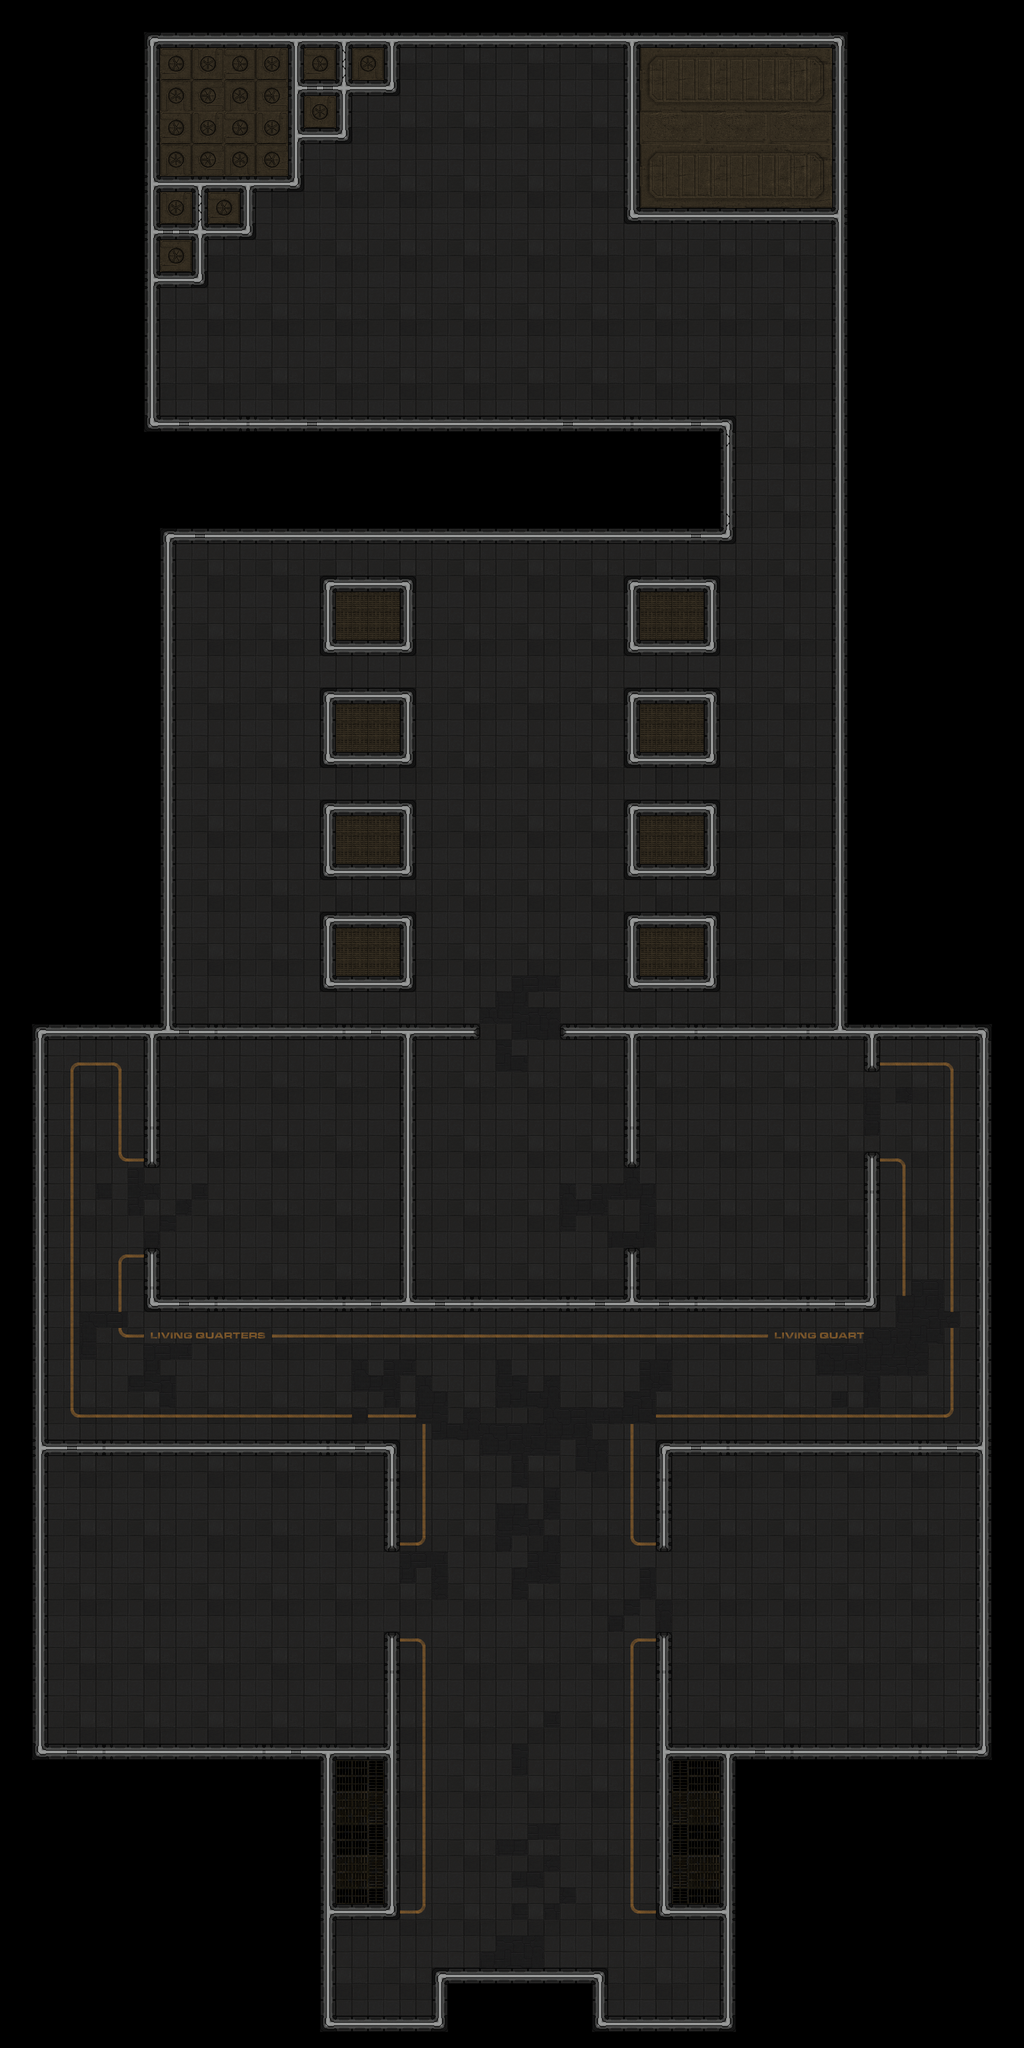

This is a level from a 2D game, rendered from its Tiled map with the project's own tilesets. A one-line summary and the map file follow, with tile-layer data summarised:
An orthogonal 64x128 tile map with 32x32 px tiles, 3 tile layers (Floor, Decals, Walls), 4 tilesets and 257 objects (4x PlayerSpawn, Normal).

<map version="1.0" orientation="orthogonal" width="64" height="128" tilewidth="32" tileheight="32">
 <properties>
  <property name="events" value="events.xml" />
  <property name="lightFactor" value="4" />
 </properties>
 <tileset firstgid="1" name="livingquaters" tilewidth="32" tileheight="32">
  <image source="../tilesets/livingquaters.png" width="512" height="512" />
 </tileset>
 <tileset firstgid="257" name="shadows" tilewidth="32" tileheight="32">
  <image source="../tilesets/shadows.png" width="128" height="128" />
 </tileset>
 <tileset firstgid="273" name="ceiling" tilewidth="32" tileheight="32">
  <image source="../tilesets/ceiling.png" width="256" height="128" />
 </tileset>
 <tileset firstgid="305" name="text" tilewidth="32" tileheight="32">
  <image source="../tilesets/text.png" width="512" height="1024" />
 </tileset>
 <layer name="Floor" width="64" height="128">
  <data>[8192 cells, 5038 non-empty, 32 distinct tile ids]</data>
 </layer>
 <layer name="Decals" width="64" height="128">
  <data>[8192 cells, 344 non-empty, 57 distinct tile ids]</data>
 </layer>
 <layer name="Walls" width="64" height="128">
  <data>[8192 cells, 1129 non-empty, 51 distinct tile ids]</data>
 </layer>
 <objectgroup name="Player" width="64" height="128">
  <object name="PlayerSpawn1" type="PlayerSpawn" x="975" y="3866" />
  <object name="PlayerSpawn2" type="PlayerSpawn" x="1021" y="3807" />
  <object name="PlayerSpawn4" type="PlayerSpawn" x="1072" y="3806" />
  <object name="PlayerSpawn3" type="PlayerSpawn" x="1128" y="3865" />
 </objectgroup>
 <objectgroup name="SpawnPoints" width="64" height="128" visible="0">
  <object x="912" y="3484" />
  <object x="966" y="3397" />
  <object x="1024" y="3497" />
  <object x="1096" y="3401" />
  <object x="1159" y="3496" />
  <object x="1025" y="3334" />
  <object x="1173" y="3423" />
  <object x="878" y="3389" />
  <object x="832" y="3861" />
  <object x="941" y="3778" />
  <object x="991" y="3889" />
  <object x="1110" y="3761" />
  <object x="1167" y="3890" />
  <object x="1262" y="3832" />
  <object x="1293" y="3935" />
  <object x="760" y="3950" />
  <object x="1878" y="3430" />
  <object x="1878" y="3305" />
  <object x="1753" y="3438" />
  <object x="1777" y="3327" />
  <object x="1603" y="3426" />
  <object x="1705" y="3263" />
  <object x="1883" y="3218" />
  <object x="1681" y="3360" />
  <object x="144" y="3423" />
  <object x="141" y="3313" />
  <object x="221" y="3371" />
  <object x="356" y="3443" />
  <object x="309" y="3327" />
  <object x="220" y="3242" />
  <object x="165" y="3129" />
  <object x="399" y="3270" />
  <object x="932" y="3102" />
  <object x="960" y="3023" />
  <object x="939" y="2941" />
  <object x="1033" y="2869" />
  <object x="1047" y="2966" />
  <object x="1143" y="2968" />
  <object x="1164" y="2856" />
  <object x="1051" y="3075" />
  <object x="1504" y="2831" />
  <object x="1536" y="2749" />
  <object x="1492" y="2649" />
  <object x="1608" y="2652" />
  <object x="1598" y="2745" />
  <object x="1654" y="2853" />
  <object x="1700" y="2739" />
  <object x="1714" y="2647" />
  <object x="321" y="2740" />
  <object x="596" y="2769" />
  <object x="514" y="2842" />
  <object x="541" y="2688" />
  <object x="471" y="2652" />
  <object x="462" y="2761" />
  <object x="362" y="2830" />
  <object x="379" y="2681" />
  <object x="558" y="2316" />
  <object x="622" y="2349" />
  <object x="664" y="2406" />
  <object x="563" y="2439" />
  <object x="474" y="2382" />
  <object x="476" y="2489" />
  <object x="647" y="2504" />
  <object x="570" y="2542" />
  <object x="1374" y="2247" />
  <object x="1486" y="2172" />
  <object x="1595" y="2186" />
  <object x="1580" y="2304" />
  <object x="1484" y="2288" />
  <object x="1417" y="2371" />
  <object x="1510" y="2408" />
  <object x="1614" y="2405" />
  <object x="955" y="2279" />
  <object x="1086" y="2250" />
  <object x="1052" y="2355" />
  <object x="934" y="2379" />
  <object x="1088" y="2493" />
  <object x="1168" y="2353" />
  <object x="988" y="2495" />
  <object x="1126" y="2423" />
  <object x="409" y="1946" />
  <object x="521" y="1949" />
  <object x="439" y="1749" />
  <object x="541" y="1774" />
  <object x="486" y="1873" />
  <object x="590" y="1876" />
  <object x="647" y="1790" />
  <object x="406" y="1679" />
  <object x="1598" y="1744" />
  <object x="1402" y="1574" />
  <object x="1585" y="1620" />
  <object x="1525" y="1482" />
  <object x="1409" y="1798" />
  <object x="1498" y="1591" />
  <object x="1513" y="1682" />
  <object x="1514" y="1790" />
  <object x="924" y="1277" />
  <object x="1032" y="1232" />
  <object x="1133" y="1325" />
  <object x="1024" y="1349" />
  <object x="945" y="1415" />
  <object x="1111" y="1419" />
  <object x="1031" y="1499" />
  <object x="1122" y="1224" />
  <object x="1330" y="505" />
  <object x="1565" y="495" />
  <object x="1452" y="545" />
  <object x="1353" y="668" />
  <object x="1564" y="611" />
  <object x="1479" y="732" />
  <object x="1372" y="784" />
  <object x="1258" y="640" />
  <object x="924" y="167" />
  <object x="1130" y="148" />
  <object x="1031" y="202" />
  <object x="969" y="301" />
  <object x="1174" y="260" />
  <object x="1078" y="306" />
  <object x="834" y="225" />
  <object x="887" y="313" />
  <object x="377" y="784" />
  <object x="382" y="654" />
  <object x="493" y="559" />
  <object x="460" y="712" />
  <object x="560" y="788" />
  <object x="550" y="648" />
  <object x="609" y="556" />
  <object x="645" y="696" />
  <object x="472" y="3056" />
  <object x="548" y="2980" />
  <object x="684" y="2984" />
  <object x="668" y="3124" />
  <object x="596" y="3060" />
  <object x="584" y="3180" />
  <object x="668" y="3268" />
  <object x="540" y="3296" />
  <object x="1036" y="3220" />
  <object x="1090" y="3154" />
  <object x="1140" y="3076" />
  <object x="1172" y="3200" />
  <object x="944" y="3288" />
  <object x="926" y="3208" />
  <object x="1140" y="3324" />
  <object x="912" y="2854" />
  <object x="1472" y="3176" />
  <object x="1460" y="3024" />
  <object x="1588" y="2964" />
  <object x="1592" y="3076" />
  <object x="1768" y="2984" />
  <object x="1728" y="3120" />
  <object x="1616" y="3172" />
  <object x="1484" y="3288" />
  <object x="1008" y="1944" />
  <object x="900" y="1904" />
  <object x="976" y="1732" />
  <object x="1008" y="1820" />
  <object x="1100" y="1692" />
  <object x="1160" y="1780" />
  <object x="1120" y="1884" />
  <object x="1152" y="1984" />
  <object x="408" y="1236" />
  <object x="464" y="1152" />
  <object x="560" y="1164" />
  <object x="600" y="1316" />
  <object x="504" y="1352" />
  <object x="416" y="1324" />
  <object x="504" y="1240" />
  <object x="532" y="1284" />
  <object x="1508" y="1132" />
  <object x="1564" y="1040" />
  <object x="1636" y="1080" />
  <object x="1616" y="1216" />
  <object x="1572" y="1144" />
  <object x="1532" y="1252" />
  <object x="1608" y="1316" />
  <object x="1476" y="1320" />
  <object x="436" y="1452" />
  <object x="544" y="1416" />
  <object x="612" y="1504" />
  <object x="580" y="1632" />
  <object x="468" y="1608" />
  <object x="396" y="1532" />
  <object x="472" y="1504" />
  <object x="536" y="1544" />
  <object x="908" y="800" />
  <object x="812" y="752" />
  <object x="828" y="636" />
  <object x="908" y="540" />
  <object x="1024" y="568" />
  <object x="1076" y="672" />
  <object x="1012" y="760" />
  <object x="928" y="668" />
  <object x="612" y="408" />
  <object x="636" y="328" />
  <object x="744" y="268" />
  <object x="708" y="368" />
  <object x="796" y="364" />
  <object x="652" y="464" />
  <object x="756" y="488" />
  <object x="840" y="420" />
  <object x="932" y="2652" />
  <object x="1048" y="2652" />
  <object x="1180" y="2644" />
  </objectgroup>
 <objectgroup name="PressurePlates" width="64" height="128">
  <!-- 2 objects omitted --></objectgroup>
</map>
<!-- 50 of 257 objects omitted -->
